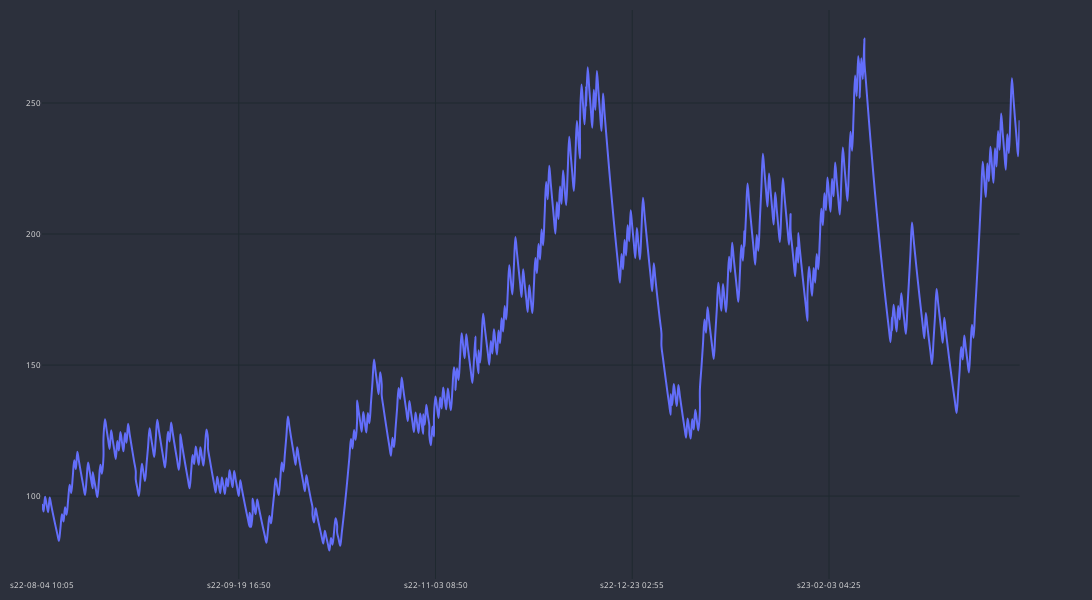

Write notebook code for a chart like this one.
### Code cell
df_res_m5_plot = df_res_m5#.loc[:100]
df_res_m5_plot['time'] = df_res_m5_plot['end_time']
cp = CandlePlot(df_res_m5_plot, candles=False)
print("min balance ",min(df_res_m5['balance']))
cp.show_plot(line_traces=['balance'])

### Figure 1 — Plotly figure (JSON) as saved in the notebook; plotly's stock layout.template omitted (floating-point values rounded to 4 significant figures; data arrays with more than 128 entries replaced by an {"elided": "..."} marker saying what was removed)
{"data": [{"line": {"shape": "spline", "width": 2}, "name": "balance", "type": "scatter", "x": {"elided": "667 str values"}, "xaxis": "x", "y": {"elided": "667 float values"}, "yaxis": "y"}], "layout": {"font": {"color": "#e1e1e1", "size": 8}, "height": 600, "margin": {"b": 10, "l": 10, "r": 10, "t": 10}, "paper_bgcolor": "#2c303c", "plot_bgcolor": "#2c303c", "width": 1400, "xaxis": {"anchor": "y", "domain": [0, 0.94], "gridcolor": "#1f292f", "nticks": 5, "rangeslider": {"visible": false}}, "yaxis": {"anchor": "x", "domain": [0, 1], "gridcolor": "#1f292f"}, "yaxis2": {"anchor": "x", "gridcolor": "#1f292f", "overlaying": "y", "side": "right"}}}
